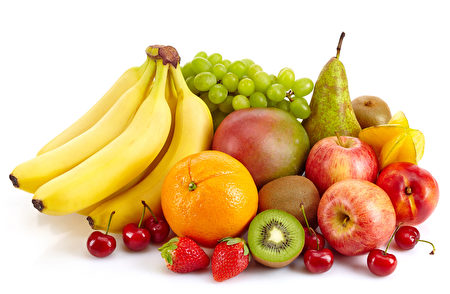
#> input picture data/fruits.jpg, 450 x 294 px
$ python 24_perspective.py
#> lines starting #> are read from the running program, lines starting #| are printed output that depends on the picture
# The code is shared on SDSC Github

import cv2 as cv
import numpy as np

fruit = cv.imread("../data/fruits.jpg") # read image
#> fruit is the input picture: shape (294, 450, 3); mean B, G, R 147.7, 193.4, 226.5
h, w = fruit.shape[0:2] # get image height and width
#> h = 294; w = 450

changes = np.linspace(100, 200, num=50) # create sampling points
for i in changes:
      pt1 = np.float32([[0, 0], [200, 0], [0, 200], [200, 200]]) # coordinates of 4 points before transformation
      pt2 = np.float32([[0, 0], [200, 0], [0, 200], [200, i]]) # coordinates of 4 points after transformation
      T_matrix = cv.getPerspectiveTransform(pt1, pt2) # determine the matrix for perspective transformation
      fruit_new = cv.warpPerspective(fruit, T_matrix, (w, h)) # perform Affine transformation
      cv.imshow('Fruit',fruit_new)
      cv.waitKey(20) # wait for 20ms

changes = np.linspace(100, 200, num=50)
for i in changes:
      pt1 = np.float32([[0, 0], [200, 0], [0, 200], [200, 200]])
      pt2 = np.float32([[0, 0], [200, 0], [0, 200], [i, 200]])
      T_matrix = cv.getPerspectiveTransform(pt1, pt2)
      fruit_new = cv.warpPerspective(fruit, T_matrix, (w, h))
      cv.imshow('Fruit',fruit_new)
      cv.waitKey(20)
#> this loop made 50 passes
#> T_matrix on passes 1 to 12: [[1, 0, 0], [0, 2, 0], [0, 0.005, 1]], [[1, 0, 0], [0, 1.96, 0], [0, 0.0048, 1]], [[1, 0, 0], [0, 1.92, 0], [0, 0.00461, 1]], [[1, 0, 0], [0, 1.88, 0], [0, 0.00442, 1]], [[1, 0, 0], [0, 1.85, 0], [0, 0.00425, 1]], [[1, 0, 0], [0, 1.81, 0], [0, 0.00407, 1]], [[1, 0, 0], [0, 1.78, 0], [0, 0.00391, 1]], [[1, 0, 0], [0, 1.75, 0], [0, 0.00375, 1]], [[1, 0, 0], [0, 1.72, 0], [0, 0.0036, 1]], [[1, 0, 0], [0, 1.69, 0], [0, 0.00345, 1]], [[1, 0, 0], [0, 1.66, 0], [0, 0.00331, 1]], [[1, 0, 0], [0, 1.63, 0], [0, 0.00317, 1]]

changes = np.linspace(100, 200, num=50)
for i in changes:
      pt1 = np.float32([[0, 0], [200, 0], [0, 200], [200, 200]])
      pt2 = np.float32([[0, 0], [200, 0], [0, i], [200, 200]])
      T_matrix = cv.getPerspectiveTransform(pt1, pt2)
      fruit_new = cv.warpPerspective(fruit, T_matrix, (w, h))
      cv.imshow('Fruit',fruit_new)
      cv.waitKey(20)
#> this loop made 50 passes
#> T_matrix on passes 1 to 12: [[0.5, 0, 0], [0, 0.5, 0], [-0.0025, 0, 1]], [[0.51, 0, 0], [0, 0.51, 0], [-0.00245, 0, 1]], [[0.52, 0, 0], [0, 0.52, 0], [-0.0024, 0, 1]], [[0.531, 0, 0], [0, 0.531, 0], [-0.00235, 0, 1]], [[0.541, 0, 0], [0, 0.541, 0], [-0.0023, 0, 1]], [[0.551, 0, 0], [0, 0.551, 0], [-0.00224, 0, 1]], [[0.561, 0, 0], [0, 0.561, 0], [-0.00219, 0, 1]], [[0.571, 0, 0], [0, 0.571, 0], [-0.00214, 0, 1]], [[0.582, 0, 0], [0, 0.582, 0], [-0.00209, 0, 1]], [[0.592, 0, 0], [0, 0.592, 0], [-0.00204, 0, 1]], [[0.602, 0, 0], [0, 0.602, 0], [-0.00199, 0, 1]], [[0.612, 0, 0], [0, 0.612, 0], [-0.00194, 0, 1]]

changes = np.linspace(100, 200, num=50)
for i in changes:
      pt1 = np.float32([[0, 0], [200, 0], [0, 200], [200, 200]])
      pt2 = np.float32([[0, 0], [200, 0], [i, 200], [200, 200]])
      T_matrix = cv.getPerspectiveTransform(pt1, pt2)
      fruit_new = cv.warpPerspective(fruit, T_matrix, (w, h))
      cv.imshow('Fruit',fruit_new)
      cv.waitKey(20)
#> this loop made 50 passes
#> T_matrix on passes 1 to 12: [[1, 1, 0], [0, 2, 0], [0, 0.005, 1]], [[1, 1.04, 0], [0, 2.04, 0], [0, 0.00521, 1]], [[1, 1.09, 0], [0, 2.09, 0], [0, 0.00543, 1]], [[1, 1.13, 0], [0, 2.13, 0], [0, 0.00565, 1]], [[1, 1.18, 0], [0, 2.18, 0], [0, 0.00589, 1]], [[1, 1.23, 0], [0, 2.23, 0], [0, 0.00614, 1]], [[1, 1.28, 0], [0, 2.28, 0], [0, 0.0064, 1]], [[1, 1.33, 0], [0, 2.33, 0], [0, 0.00667, 1]], [[1, 1.39, 0], [0, 2.39, 0], [0, 0.00695, 1]], [[1, 1.45, 0], [0, 2.45, 0], [0, 0.00725, 1]], [[1, 1.51, 0], [0, 2.51, 0], [0, 0.00756, 1]], [[1, 1.58, 0], [0, 2.58, 0], [0, 0.00789, 1]]
#> pass 1, `fruit_new = cv.warpPerspective(fruit, T_matrix, (w, h))`:
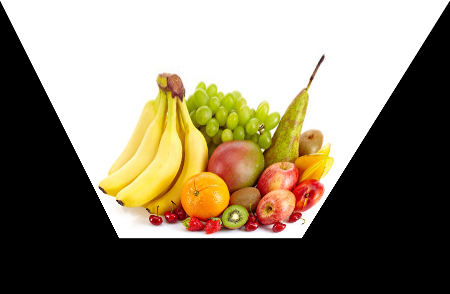
#> fruit_new: shape (294, 450, 3); mean B, G, R 106.8, 125.7, 135.1

changes = np.linspace(100, 200, num=50)
for i in changes:
      pt1 = np.float32([[0, 0], [200, 0], [0, 200], [200, 200]])
      pt2 = np.float32([[0, 0], [200, i], [0, 200], [200, 200]])
      T_matrix = cv.getPerspectiveTransform(pt1, pt2)
      fruit_new = cv.warpPerspective(fruit, T_matrix, (w, h))
      cv.imshow('Fruit',fruit_new)
      cv.waitKey(20)
#> this loop made 50 passes
#> T_matrix on passes 1 to 12: [[2, 0, 0], [1, 1, 0], [0.005, 0, 1]], [[2.04, 0, 0], [1.04, 1, 0], [0.00521, 0, 1]], [[2.09, 0, 0], [1.09, 1, 0], [0.00543, 0, 1]], [[2.13, 0, 0], [1.13, 1, 0], [0.00565, 0, 1]], [[2.18, 0, 0], [1.18, 1, 0], [0.00589, 0, 1]], [[2.23, 0, 0], [1.23, 1, 0], [0.00614, 0, 1]], [[2.28, 0, 0], [1.28, 1, 0], [0.0064, 0, 1]], [[2.33, 0, 0], [1.33, 1, 0], [0.00667, 0, 1]], [[2.39, 0, 0], [1.39, 1, 0], [0.00695, 0, 1]], [[2.45, 0, 0], [1.45, 1, 0], [0.00725, 0, 1]], [[2.51, 0, 0], [1.51, 1, 0], [0.00756, 0, 1]], [[2.58, 0, 0], [1.58, 1, 0], [0.00789, 0, 1]]
#> pass 1, `fruit_new = cv.warpPerspective(fruit, T_matrix, (w, h))`:
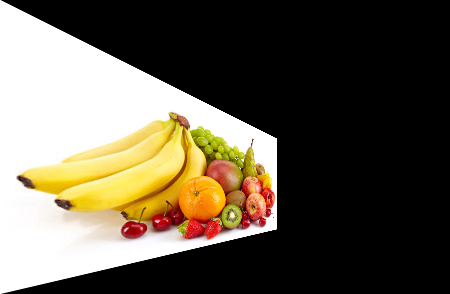
#> fruit_new: shape (294, 450, 3); mean B, G, R 73.5, 88.7, 96.4

changes = np.linspace(100, 200, num=50)
for i in changes:
      pt1 = np.float32([[0, 0], [200, 0], [0, 200], [200, 200]])
      pt2 = np.float32([[0, 0], [i, 0], [0, 200], [200, 200]])
      T_matrix = cv.getPerspectiveTransform(pt1, pt2)
      fruit_new = cv.warpPerspective(fruit, T_matrix, (w, h))
      cv.imshow('Fruit',fruit_new)
      cv.waitKey(20)
#> this loop made 50 passes
#> T_matrix on passes 1 to 12: [[0.5, 0, 0], [0, 0.5, 0], [0, -0.0025, 1]], [[0.51, 0, 0], [0, 0.51, 0], [0, -0.00245, 1]], [[0.52, 0, 0], [0, 0.52, 0], [0, -0.0024, 1]], [[0.531, 0, 0], [0, 0.531, 0], [0, -0.00235, 1]], [[0.541, 0, 0], [0, 0.541, 0], [0, -0.0023, 1]], [[0.551, 0, 0], [0, 0.551, 0], [0, -0.00224, 1]], [[0.561, 0, 0], [0, 0.561, 0], [0, -0.00219, 1]], [[0.571, 0, 0], [0, 0.571, 0], [0, -0.00214, 1]], [[0.582, 0, 0], [0, 0.582, 0], [0, -0.00209, 1]], [[0.592, 0, 0], [0, 0.592, 0], [0, -0.00204, 1]], [[0.602, 0, 0], [0, 0.602, 0], [0, -0.00199, 1]], [[0.612, 0, 0], [0, 0.612, 0], [0, -0.00194, 1]]
#> pass 1, `fruit_new = cv.warpPerspective(fruit, T_matrix, (w, h))`:
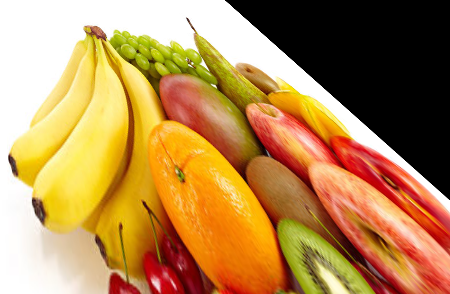
#> fruit_new: shape (294, 450, 3); mean B, G, R 81.4, 138, 180.5

changes = np.linspace(100, 200, num=50)
for i in changes:
      pt1 = np.float32([[0, 0], [200, 0], [0, 200], [200, 200]])
      pt2 = np.float32([[0, i], [200, 0], [0, 200], [200, 200]])
      T_matrix = cv.getPerspectiveTransform(pt1, pt2)
      fruit_new = cv.warpPerspective(fruit, T_matrix, (w, h))
      cv.imshow('Fruit',fruit_new)
      cv.waitKey(20)
#> this loop made 50 passes
#> T_matrix on passes 1 to 11: [[0.5, 0, 0], [-0.5, 0.5, 100], [-0.0025, 0, 1]], [[0.49, 0, 0], [-0.51, 0.49, 102], [-0.00255, 0, 1]], [[0.48, 0, 0], [-0.52, 0.48, 104.1], [-0.0026, 0, 1]], [[0.469, 0, 0], [-0.531, 0.469, 106.1], [-0.00265, 0, 1]], [[0.459, 0, 0], [-0.541, 0.459, 108.2], [-0.0027, 0, 1]], [[0.449, 0, 0], [-0.551, 0.449, 110.2], [-0.00276, 0, 1]], [[0.439, 0, 0], [-0.561, 0.439, 112.2], [-0.00281, 0, 1]], [[0.429, 0, 0], [-0.571, 0.429, 114.3], [-0.00286, 0, 1]], [[0.418, 0, 0], [-0.582, 0.418, 116.3], [-0.00291, 0, 1]], [[0.408, 0, 0], [-0.592, 0.408, 118.4], [-0.00296, 0, 1]], [[0.398, 0, 0], [-0.602, 0.398, 120.4], [-0.00301, 0, 1]]
#> pass 1, `fruit_new = cv.warpPerspective(fruit, T_matrix, (w, h))`:
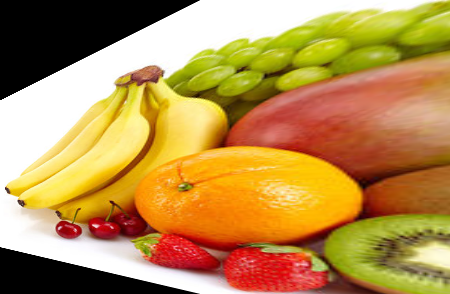
#> fruit_new: shape (294, 450, 3); mean B, G, R 78.5, 143.9, 183.8

changes = np.linspace(100, 200, num=50)
for i in changes:
      pt1 = np.float32([[0, 0], [200, 0], [0, 200], [200, 200]])
      pt2 = np.float32([[i, 0], [200, 0], [0, 200], [200, 200]])
      T_matrix = cv.getPerspectiveTransform(pt1, pt2)
      fruit_new = cv.warpPerspective(fruit, T_matrix, (w, h))
      cv.imshow('Fruit',fruit_new)
      cv.waitKey(20)
#> this loop made 50 passes
#> T_matrix on passes 1 to 11: [[0.5, -0.5, 100], [0, 0.5, 0], [0, -0.0025, 1]], [[0.49, -0.51, 102], [0, 0.49, 0], [0, -0.00255, 1]], [[0.48, -0.52, 104.1], [0, 0.48, 0], [0, -0.0026, 1]], [[0.469, -0.531, 106.1], [0, 0.469, 0], [0, -0.00265, 1]], [[0.459, -0.541, 108.2], [0, 0.459, 0], [0, -0.0027, 1]], [[0.449, -0.551, 110.2], [0, 0.449, 0], [0, -0.00276, 1]], [[0.439, -0.561, 112.2], [0, 0.439, 0], [0, -0.00281, 1]], [[0.429, -0.571, 114.3], [0, 0.429, 0], [0, -0.00286, 1]], [[0.418, -0.582, 116.3], [0, 0.418, 0], [0, -0.00291, 1]], [[0.408, -0.592, 118.4], [0, 0.408, 0], [0, -0.00296, 1]], [[0.398, -0.602, 120.4], [0, 0.398, 0], [0, -0.00301, 1]]
#> pass 1, `fruit_new = cv.warpPerspective(fruit, T_matrix, (w, h))`:
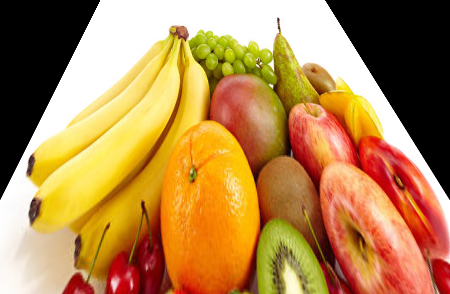
#> fruit_new: shape (294, 450, 3); mean B, G, R 78.6, 135.4, 179.8
#> pass 2, `fruit_new = cv.warpPerspective(fruit, T_matrix, (w, h))`:
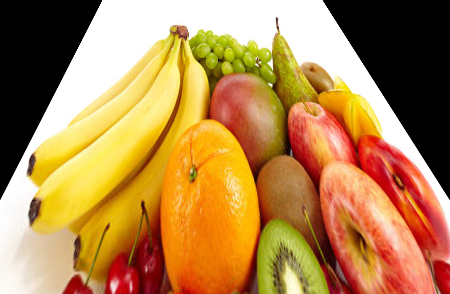
#> fruit_new: shape (294, 450, 3); mean B, G, R 77.4, 134.6, 179
#> pass 3, `fruit_new = cv.warpPerspective(fruit, T_matrix, (w, h))`:
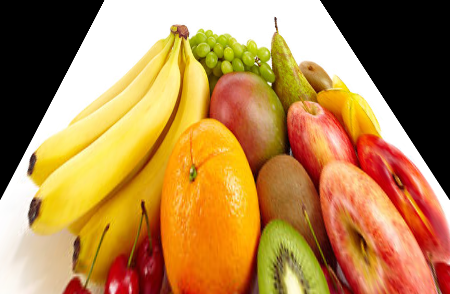
#> fruit_new: shape (294, 450, 3); mean B, G, R 76.3, 133.8, 178.3

cv.waitKey() # wait for any key press
cv.destroyAllWindows() # close all windows

$ run again, with data/1.jpg copied over data/fruits.jpg
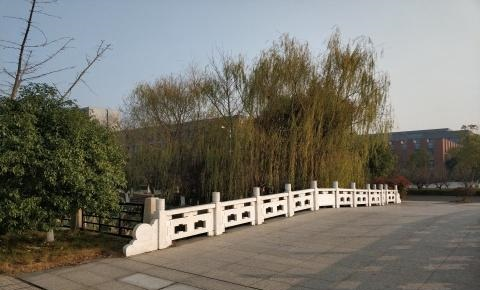
#> input picture data/1.jpg, 480 x 290 px
#> fruit is the input picture: shape (290, 480, 3); mean B, G, R 107.1, 116.1, 118.2
#> the loop `for i in changes:` made 50 passes
#> T_matrix on passes 1 to 8: [[1, 0, 0], [0, 2, 0], [0, 0.005, 1]], [[1, 0, 0], [0, 1.96, 0], [0, 0.0048, 1]], [[1, 0, 0], [0, 1.92, 0], [0, 0.00461, 1]], [[1, 0, 0], [0, 1.88, 0], [0, 0.00442, 1]], [[1, 0, 0], [0, 1.85, 0], [0, 0.00425, 1]], [[1, 0, 0], [0, 1.81, 0], [0, 0.00407, 1]], [[1, 0, 0], [0, 1.78, 0], [0, 0.00391, 1]], [[1, 0, 0], [0, 1.75, 0], [0, 0.00375, 1]]
#> the loop `for i in changes:` made 50 passes
#> T_matrix on passes 1 to 8: [[0.5, 0, 0], [0, 0.5, 0], [-0.0025, 0, 1]], [[0.51, 0, 0], [0, 0.51, 0], [-0.00245, 0, 1]], [[0.52, 0, 0], [0, 0.52, 0], [-0.0024, 0, 1]], [[0.531, 0, 0], [0, 0.531, 0], [-0.00235, 0, 1]], [[0.541, 0, 0], [0, 0.541, 0], [-0.0023, 0, 1]], [[0.551, 0, 0], [0, 0.551, 0], [-0.00224, 0, 1]], [[0.561, 0, 0], [0, 0.561, 0], [-0.00219, 0, 1]], [[0.571, 0, 0], [0, 0.571, 0], [-0.00214, 0, 1]]
#> the loop `for i in changes:` made 50 passes
#> T_matrix on passes 1 to 8: [[1, 1, 0], [0, 2, 0], [0, 0.005, 1]], [[1, 1.04, 0], [0, 2.04, 0], [0, 0.00521, 1]], [[1, 1.09, 0], [0, 2.09, 0], [0, 0.00543, 1]], [[1, 1.13, 0], [0, 2.13, 0], [0, 0.00565, 1]], [[1, 1.18, 0], [0, 2.18, 0], [0, 0.00589, 1]], [[1, 1.23, 0], [0, 2.23, 0], [0, 0.00614, 1]], [[1, 1.28, 0], [0, 2.28, 0], [0, 0.0064, 1]], [[1, 1.33, 0], [0, 2.33, 0], [0, 0.00667, 1]]
#> the loop `for i in changes:` made 50 passes
#> T_matrix on passes 1 to 8: [[2, 0, 0], [1, 1, 0], [0.005, 0, 1]], [[2.04, 0, 0], [1.04, 1, 0], [0.00521, 0, 1]], [[2.09, 0, 0], [1.09, 1, 0], [0.00543, 0, 1]], [[2.13, 0, 0], [1.13, 1, 0], [0.00565, 0, 1]], [[2.18, 0, 0], [1.18, 1, 0], [0.00589, 0, 1]], [[2.23, 0, 0], [1.23, 1, 0], [0.00614, 0, 1]], [[2.28, 0, 0], [1.28, 1, 0], [0.0064, 0, 1]], [[2.33, 0, 0], [1.33, 1, 0], [0.00667, 0, 1]]
#> the loop `for i in changes:` made 50 passes
#> T_matrix on passes 1 to 8: [[0.5, 0, 0], [0, 0.5, 0], [0, -0.0025, 1]], [[0.51, 0, 0], [0, 0.51, 0], [0, -0.00245, 1]], [[0.52, 0, 0], [0, 0.52, 0], [0, -0.0024, 1]], [[0.531, 0, 0], [0, 0.531, 0], [0, -0.00235, 1]], [[0.541, 0, 0], [0, 0.541, 0], [0, -0.0023, 1]], [[0.551, 0, 0], [0, 0.551, 0], [0, -0.00224, 1]], [[0.561, 0, 0], [0, 0.561, 0], [0, -0.00219, 1]], [[0.571, 0, 0], [0, 0.571, 0], [0, -0.00214, 1]]
#> the loop `for i in changes:` made 50 passes
#> T_matrix on passes 1 to 7: [[0.5, 0, 0], [-0.5, 0.5, 100], [-0.0025, 0, 1]], [[0.49, 0, 0], [-0.51, 0.49, 102], [-0.00255, 0, 1]], [[0.48, 0, 0], [-0.52, 0.48, 104.1], [-0.0026, 0, 1]], [[0.469, 0, 0], [-0.531, 0.469, 106.1], [-0.00265, 0, 1]], [[0.459, 0, 0], [-0.541, 0.459, 108.2], [-0.0027, 0, 1]], [[0.449, 0, 0], [-0.551, 0.449, 110.2], [-0.00276, 0, 1]], [[0.439, 0, 0], [-0.561, 0.439, 112.2], [-0.00281, 0, 1]]
#> pass 1, `fruit_new = cv.warpPerspective(fruit, T_matrix, (w, h))`:
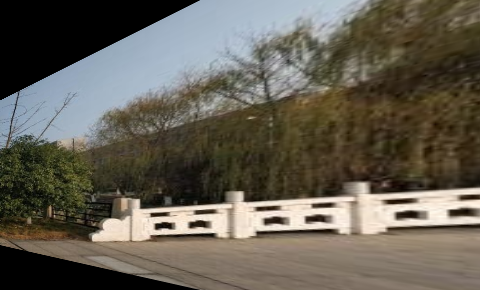
#> fruit_new: shape (290, 480, 3); mean B, G, R 83.8, 95.1, 100.3
#> the loop `for i in changes:` made 50 passes
#> T_matrix on passes 1 to 7: [[0.5, -0.5, 100], [0, 0.5, 0], [0, -0.0025, 1]], [[0.49, -0.51, 102], [0, 0.49, 0], [0, -0.00255, 1]], [[0.48, -0.52, 104.1], [0, 0.48, 0], [0, -0.0026, 1]], [[0.469, -0.531, 106.1], [0, 0.469, 0], [0, -0.00265, 1]], [[0.459, -0.541, 108.2], [0, 0.459, 0], [0, -0.0027, 1]], [[0.449, -0.551, 110.2], [0, 0.449, 0], [0, -0.00276, 1]], [[0.439, -0.561, 112.2], [0, 0.439, 0], [0, -0.00281, 1]]
#> pass 3, `fruit_new = cv.warpPerspective(fruit, T_matrix, (w, h))`:
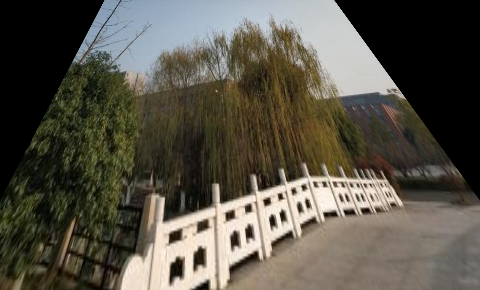
#> fruit_new: shape (290, 480, 3); mean B, G, R 72.5, 83.8, 88

$ run again, with data/2.jpg copied over data/fruits.jpg
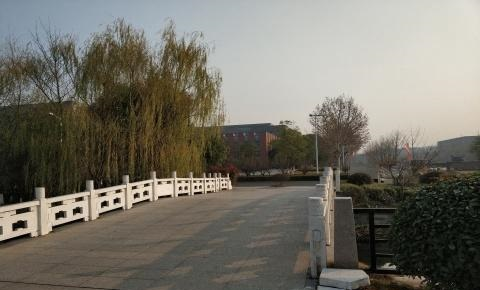
#> input picture data/2.jpg, 480 x 290 px
#> fruit is the input picture: shape (290, 480, 3); mean B, G, R 103.3, 113.1, 116.3
#> the loop `for i in changes:` made 50 passes
#> T_matrix on passes 1 to 8: [[1, 0, 0], [0, 2, 0], [0, 0.005, 1]], [[1, 0, 0], [0, 1.96, 0], [0, 0.0048, 1]], [[1, 0, 0], [0, 1.92, 0], [0, 0.00461, 1]], [[1, 0, 0], [0, 1.88, 0], [0, 0.00442, 1]], [[1, 0, 0], [0, 1.85, 0], [0, 0.00425, 1]], [[1, 0, 0], [0, 1.81, 0], [0, 0.00407, 1]], [[1, 0, 0], [0, 1.78, 0], [0, 0.00391, 1]], [[1, 0, 0], [0, 1.75, 0], [0, 0.00375, 1]]
#> the loop `for i in changes:` made 50 passes
#> T_matrix on passes 1 to 8: [[0.5, 0, 0], [0, 0.5, 0], [-0.0025, 0, 1]], [[0.51, 0, 0], [0, 0.51, 0], [-0.00245, 0, 1]], [[0.52, 0, 0], [0, 0.52, 0], [-0.0024, 0, 1]], [[0.531, 0, 0], [0, 0.531, 0], [-0.00235, 0, 1]], [[0.541, 0, 0], [0, 0.541, 0], [-0.0023, 0, 1]], [[0.551, 0, 0], [0, 0.551, 0], [-0.00224, 0, 1]], [[0.561, 0, 0], [0, 0.561, 0], [-0.00219, 0, 1]], [[0.571, 0, 0], [0, 0.571, 0], [-0.00214, 0, 1]]
#> the loop `for i in changes:` made 50 passes
#> T_matrix on passes 1 to 8: [[1, 1, 0], [0, 2, 0], [0, 0.005, 1]], [[1, 1.04, 0], [0, 2.04, 0], [0, 0.00521, 1]], [[1, 1.09, 0], [0, 2.09, 0], [0, 0.00543, 1]], [[1, 1.13, 0], [0, 2.13, 0], [0, 0.00565, 1]], [[1, 1.18, 0], [0, 2.18, 0], [0, 0.00589, 1]], [[1, 1.23, 0], [0, 2.23, 0], [0, 0.00614, 1]], [[1, 1.28, 0], [0, 2.28, 0], [0, 0.0064, 1]], [[1, 1.33, 0], [0, 2.33, 0], [0, 0.00667, 1]]
#> the loop `for i in changes:` made 50 passes
#> T_matrix on passes 1 to 8: [[2, 0, 0], [1, 1, 0], [0.005, 0, 1]], [[2.04, 0, 0], [1.04, 1, 0], [0.00521, 0, 1]], [[2.09, 0, 0], [1.09, 1, 0], [0.00543, 0, 1]], [[2.13, 0, 0], [1.13, 1, 0], [0.00565, 0, 1]], [[2.18, 0, 0], [1.18, 1, 0], [0.00589, 0, 1]], [[2.23, 0, 0], [1.23, 1, 0], [0.00614, 0, 1]], [[2.28, 0, 0], [1.28, 1, 0], [0.0064, 0, 1]], [[2.33, 0, 0], [1.33, 1, 0], [0.00667, 0, 1]]
#> the loop `for i in changes:` made 50 passes
#> T_matrix on passes 1 to 8: [[0.5, 0, 0], [0, 0.5, 0], [0, -0.0025, 1]], [[0.51, 0, 0], [0, 0.51, 0], [0, -0.00245, 1]], [[0.52, 0, 0], [0, 0.52, 0], [0, -0.0024, 1]], [[0.531, 0, 0], [0, 0.531, 0], [0, -0.00235, 1]], [[0.541, 0, 0], [0, 0.541, 0], [0, -0.0023, 1]], [[0.551, 0, 0], [0, 0.551, 0], [0, -0.00224, 1]], [[0.561, 0, 0], [0, 0.561, 0], [0, -0.00219, 1]], [[0.571, 0, 0], [0, 0.571, 0], [0, -0.00214, 1]]
#> the loop `for i in changes:` made 50 passes
#> T_matrix on passes 1 to 7: [[0.5, 0, 0], [-0.5, 0.5, 100], [-0.0025, 0, 1]], [[0.49, 0, 0], [-0.51, 0.49, 102], [-0.00255, 0, 1]], [[0.48, 0, 0], [-0.52, 0.48, 104.1], [-0.0026, 0, 1]], [[0.469, 0, 0], [-0.531, 0.469, 106.1], [-0.00265, 0, 1]], [[0.459, 0, 0], [-0.541, 0.459, 108.2], [-0.0027, 0, 1]], [[0.449, 0, 0], [-0.551, 0.449, 110.2], [-0.00276, 0, 1]], [[0.439, 0, 0], [-0.561, 0.439, 112.2], [-0.00281, 0, 1]]
#> pass 1, `fruit_new = cv.warpPerspective(fruit, T_matrix, (w, h))`:
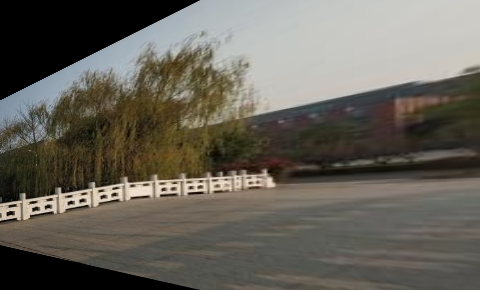
#> fruit_new: shape (290, 480, 3); mean B, G, R 89.1, 98.1, 102.1
#> the loop `for i in changes:` made 50 passes
#> T_matrix on passes 1 to 7: [[0.5, -0.5, 100], [0, 0.5, 0], [0, -0.0025, 1]], [[0.49, -0.51, 102], [0, 0.49, 0], [0, -0.00255, 1]], [[0.48, -0.52, 104.1], [0, 0.48, 0], [0, -0.0026, 1]], [[0.469, -0.531, 106.1], [0, 0.469, 0], [0, -0.00265, 1]], [[0.459, -0.541, 108.2], [0, 0.459, 0], [0, -0.0027, 1]], [[0.449, -0.551, 110.2], [0, 0.449, 0], [0, -0.00276, 1]], [[0.439, -0.561, 112.2], [0, 0.439, 0], [0, -0.00281, 1]]
#> pass 3, `fruit_new = cv.warpPerspective(fruit, T_matrix, (w, h))`:
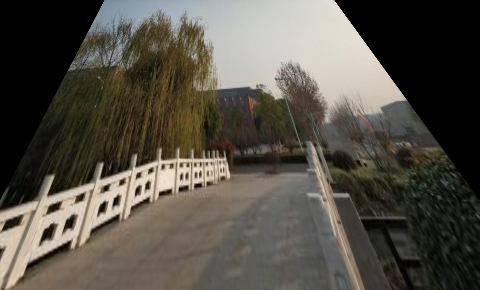
#> fruit_new: shape (290, 480, 3); mean B, G, R 71.2, 80.7, 85
